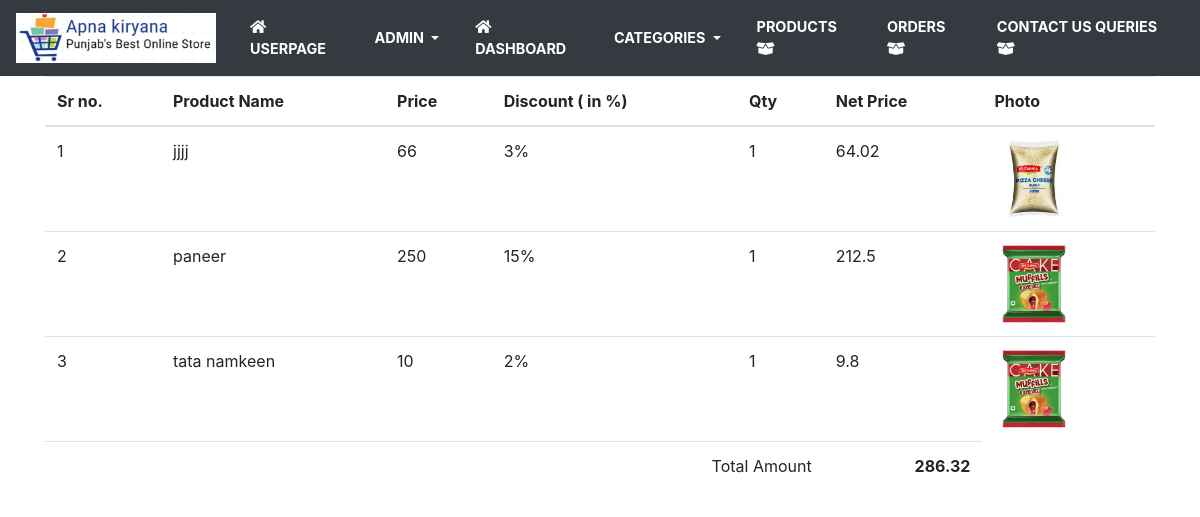
The app's page /Grocery/vieworderdetail.php?q=6&r=ramesh&s=8899889988 (signed in) with its own data.
### tables this page shows
CREATE TABLE `bill_details` (
  `id` int(11) NOT NULL,
  `price` float NOT NULL,
  `discount` float NOT NULL,
  `netprice` float NOT NULL,
  `quantity` int(11) NOT NULL,
  `productid` int(11) NOT NULL,
  `billid` int(11) NOT NULL
);

CREATE TABLE `product` (
  `productid` int(10) NOT NULL,
  `productname` varchar(100) NOT NULL,
  `price` float NOT NULL,
  `discount` float NOT NULL,
  `stock` int(10) NOT NULL,
  `photo` varchar(100) NOT NULL,
  `description` text NOT NULL,
  `subcategoryid` int(50) NOT NULL
);

### Grocery/vieworderdetail.php (the view, shortened to what this page needs)
<!doctype html>
<html lang="en">
<head>
</head>
<body>
<?php
include_once 'adminheader2.php';
?>
<div class="container">
    <table class="table">
        <thead>
        <tr>
            <th>Sr no.</th>
            <th>Product Name</th>
            <th>Price</th>
            <th>Discount ( in %)</th>
            <th>Qty</th>
            <th>Net Price</th>
            <th>Photo</th>
        </tr>
        </thead>
        <tbody>
        <?php
        $k = 0;
        include_once "connection.php";
        $billid = $_GET["q"];
        $sql = "SELECT bill_details.price,bill_details.discount,bill_details.netprice,bill_details.quantity,product.productname,product.photo FROM `bill_details` INNER JOIN bill on bill_details.billid = bill.billid INNER JOIN product ON bill_details.productid=product.productid where bill_details.billid='$billid'";
        $result = mysqli_query($con, $sql);
        $grandTotal = 0;
            while ($detail = mysqli_fetch_array($result)) {
                $k++;
                ?>
                <tr>
                    <td><?php echo $k; ?></td>
                    <td><?php echo $detail["productname"]; ?></td>
                    <td><?php echo $detail["price"]; ?></td>
                    <td><?php echo $detail["discount"] . "%"; ?></td>
                    <td><?php echo $detail["quantity"]; ?></td>
                    <?php
                    $price = ($detail["quantity"])*($detail["netprice"]);
                    ?>
                    <td><?php echo $price; ?></td>
                    <td><img src="<?php echo $detail["photo"]; ?>" style="height: 80px;width: 80px" alt=""></td>
                </tr>
                <?php
                $grandTotal += $price;
            }
        ?>
        </tbody>
        <tfoot class="text-right">
        <tr>
            <td colspan="5">Total Amount</td>
            <td><strong><?php echo $grandTotal; ?>
                </strong></td>
        </tr>
        </tfoot>
    </table>
</div>
</body>
</html>

### Grocery/adminheader2.php (shortened to what this page needs)
<link rel="stylesheet" href="AdditionalFiles/css/bootstrap.css">
<link rel="stylesheet" href="AdditionalFiles/js/bootstrap.js">
<link rel="stylesheet" href="AdditionalFiles/fontawesome/css/all.css">
<nav class="navbar navbar-expand-lg navbar-dark bg-dark sticky-top">
    <a class="navbar-brand" href="#" style="font-weight: bolder; color: white; font-size:x-large;"><img class="logo"
                                                                                                        src="images/logo2.jpeg"></a>
    <div class="collapse navbar-collapse" id="navbarScroll">
        <ul class="navbar-nav mr-auto">
            <li class="nav-item acitve">
                <a class="nav-link" style=" font-size:medium; font-weight:bold; color: white;" href="userhome.php">
                    <i class="fa fa-home"></i> USERPAGE
                </a>
            </li>
            <li class="nav-item dropdown">
                <a class="nav-link dropdown-toggle" style="font-size:medium; font-weight: bold; color: white;" href="#"
                   id="navbarScrollingDropdown" role="button" data-toggle="dropdown" aria-expanded="false">
                    ADMIN
                </a>
            </li>
            <li class="nav-item acitve">
                <a class="nav-link" style=" font-size:medium; font-weight:bold; color: white;" href="admindashboard.php">
                    <i class="fa fa-home"></i> DASHBOARD
                </a>
            </li>
            <li class="nav-item dropdown">
                <a class="nav-link dropdown-toggle" style="font-size:medium; font-weight: bold; color: white;" href="#"
                   id="navbarScrollingDropdown" role="button" data-toggle="dropdown" aria-expanded="false">
                    CATEGORIES
                </a>
            </li>
            <li class="nav-item">
                <a class="nav-link" style="font-size:medium; font-weight: bold; color: white;"
                   href="products.php">
                    PRODUCTS <i class="fas fa-box-open"></i>
                </a>
            </li>
            <li class="nav-item">
                <a class="nav-link" style="font-size:medium; font-weight: bold; color: white;"
                   href="vieworder.php">
                    ORDERS <i class="fas fa-box-open"></i>
                </a>
            </li>
            <li class="nav-item">
                <a class="nav-link" style="font-size:medium; font-weight: bold; color: white;"
                   href="contactusqueries.php">
                    CONTACT US QUERIES <i class="fas fa-box-open"></i>
                </a>
            </li>
            </ul>
    </div>
</nav>

### Grocery/adminheader2.php (style rules this page uses)
li { margin: auto 10px; }
.logo { width: 200px; height: 50px; }
.navbar-nav li a { font-size: .9rem !important; }

### records on screen
bill_details: productid.productname "jjjj", price "66", discount "3", quantity "1", netprice "64.02", productid.photo (picture)
bill_details: productid.productname "paneer", price "250", discount "15", quantity "1", netprice "212.5", productid.photo (picture)
bill_details: productid.productname "tata namkeen", price "10", discount "2", quantity "1", netprice "9.8", productid.photo (picture)

### other values on screen
$grandTotal "286.32"
